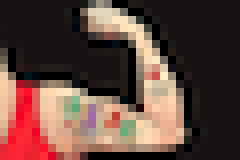
#> input picture gabaritos/LD30x20.png, 30 x 20 px (shown 8 times larger)
$ python image.py
#> lines starting #> are read from the running program, lines starting #| are printed output that depends on the picture
#!/usr/bin/env python3
'''This Example opens an Image and transform the image into grayscale, halftone, dithering, and primary colors.
You need PILLOW (Python Imaging Library fork) and Python 3.5
    -Isai B. Cicourel'''

# Imported PIL Library
from PIL import Image

# Open an Image
def open_image(path):
#> called with path = 'LD30x20.png'
  newImage = Image.open(path)
#> newImage is the input picture: PIL image 30x20 RGBA; mean R, G, B, A 97.7, 70.2, 61.7, 255
  return newImage

# Print Image Hex for https://studio.code.org/s/pixelation/lessons/3/levels/1
# [33 lines left out: functions print_image_hex, print_image_dcd, not called in this run]

# Print Image Hex for https://salmanarif.bitbucket.io/visual/
def print_image_dcb(image):
  # Get size
  width, height = image.size
  # Print header
  print("image\tdcd\t", end="")
  for j in range(height):
    for i in range(width):
      # Get Pixel
      pixel = image.getpixel((i, j))
      # Get R, G, B values (This are int from 0 to 255)
      red =   pixel[0]
      green = pixel[1]
      blue =  pixel[2]
      print("0x", format(pixel[2],"02X"),", 0x",  format(pixel[1], "02X"),", 0x", format(pixel[0], "02X"), end=", ", sep="")
  print("")

# Create a new image with the given size
def create_image(i, j):
  image = Image.new("RGB", (i, j), "white")
  return image

# Create a Grayscale version of the image
def convert_grayscale(image):
  # Get size
  width, height = image.size

  # Create new Image and a Pixel Map
  new = create_image(width, height)
  pixels = new.load()

  # Transform to grayscale
  for i in range(width):
    for j in range(height):
      # Get Pixel
      pixel = image.getpixel((i, j))

      # Get R, G, B values (This are int from 0 to 255)
      red =   pixel[0]
      green = pixel[1]
      blue =  pixel[2]

      # Transform to grayscale
      gray = (red+(green<<1)+blue)>>2

      # Set Pixel in new image
      pixels[i, j] = (int(gray), int(gray), int(gray))

  # Return new image
  return new

# Create a Grayscale version of the image
# [33 lines left out: function convert_bw, not called in this run]

# Main
if __name__ == "__main__":
  # Load Image (JPEG/JPG needs libjpeg to load)
  original = open_image('LD30x20.png')
  width, height = original.size
#> width = 30; height = 20
  # DCD for visUAL - color
  #print_image_dcd(original)
  #print("buffer\tfill\t", width*height*4)
  # DCD for visUAL - grayscale
  new = convert_grayscale(original)
#> in create_image, `image = Image.new("RGB", (i, j), "white")`: image: PIL image 30x20 RGB; every value is 255
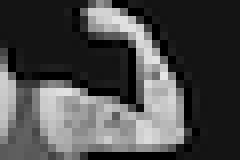
#> new: PIL image 30x20 RGB (shown 8 times larger); min 0, max 230, mean 74.7
  # [6 lines of commented-out code are left out]
  print_image_dcb(new)
